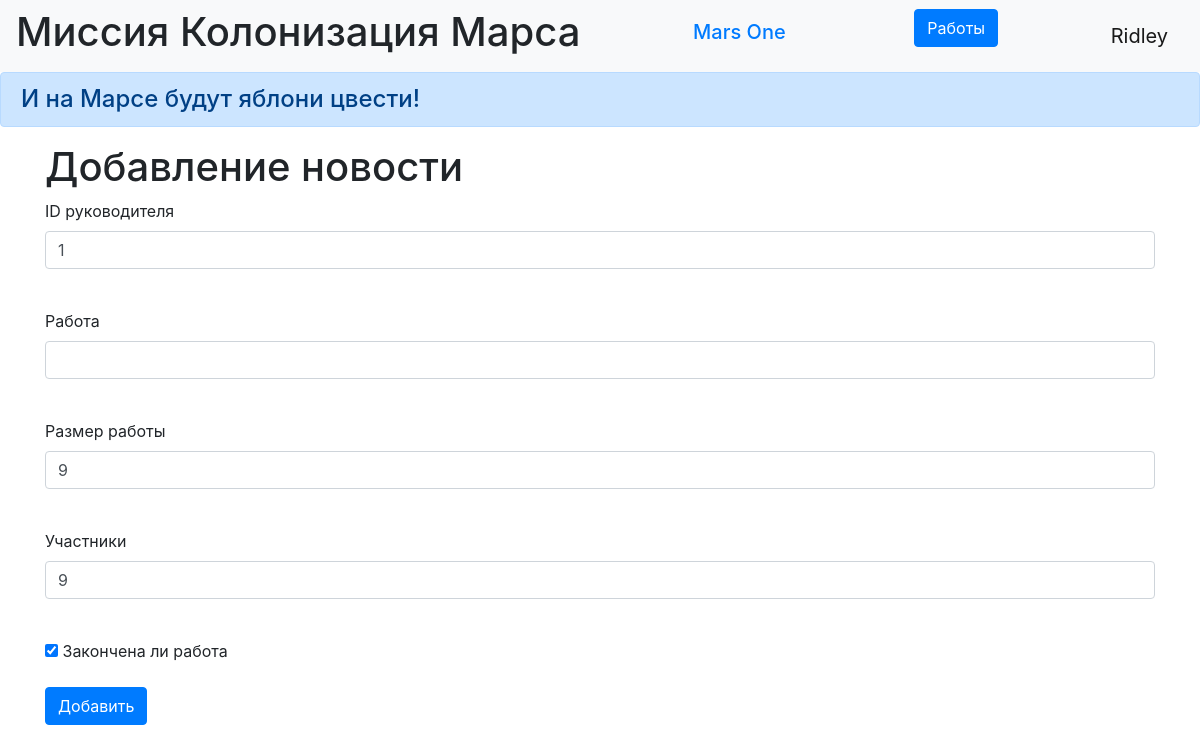
The page /work/13 (signed in) on the database as committed earlier.
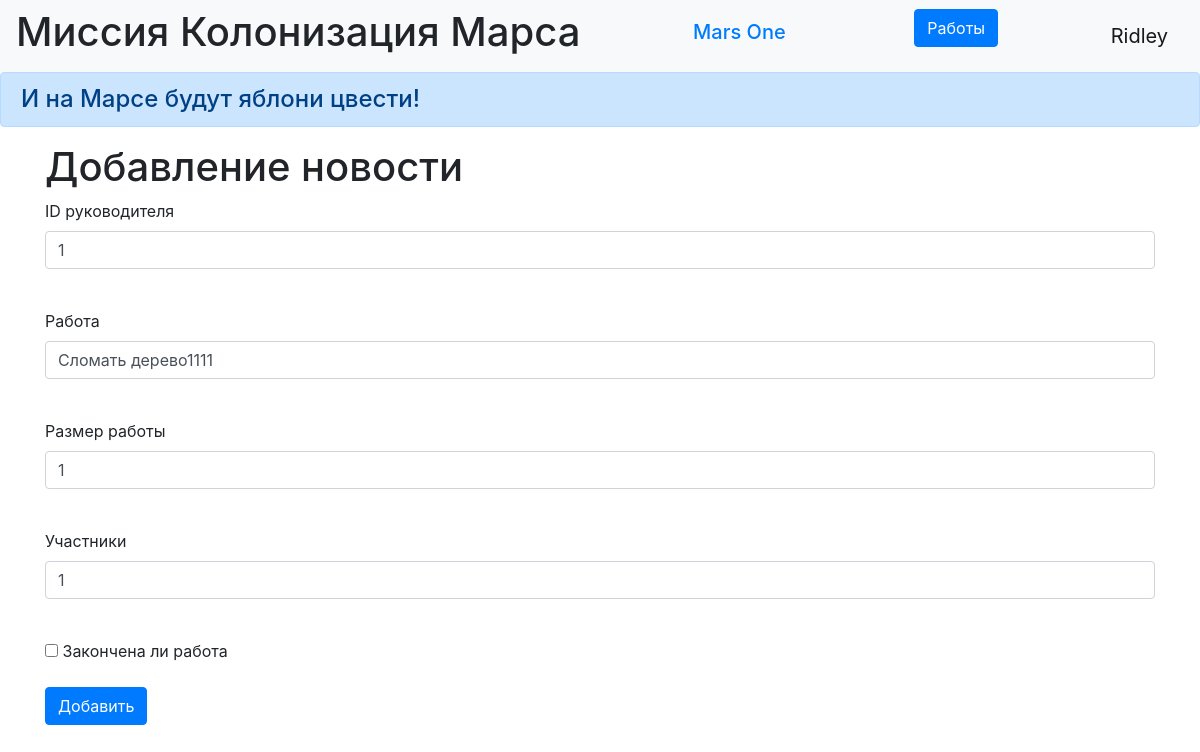
The same page on the database as committed later.
### data/users.py (models this page shows, shortened)
class User(SqlAlchemyBase, UserMixin):
    __tablename__ = 'users'
    id = sqlalchemy.Column(sqlalchemy.Integer,
                           primary_key=True, autoincrement=True)
    surname = sqlalchemy.Column(sqlalchemy.String, nullable=True)
    name = sqlalchemy.Column(sqlalchemy.String, nullable=True)
    age = sqlalchemy.Column(sqlalchemy.Integer, nullable=True)
    position = sqlalchemy.Column(sqlalchemy.String, nullable=True)
    speciality = sqlalchemy.Column(sqlalchemy.String, nullable=True)
    address = sqlalchemy.Column(sqlalchemy.String, nullable=True)
    email = sqlalchemy.Column(sqlalchemy.String,
                              index=True, unique=True, nullable=True)
    hashed_password = sqlalchemy.Column(sqlalchemy.String, nullable=True)
    modified_date = sqlalchemy.Column(sqlalchemy.DateTime,
                                      default=datetime.datetime.now)
    jobs = orm.relationship("Jobs", back_populates='user')

### data/jobs.py (models this page shows, shortened)
class Jobs(SqlAlchemyBase):
    __tablename__ = 'jobs'
    id = sqlalchemy.Column(sqlalchemy.Integer,
                           primary_key=True, autoincrement=True)
    team_leader = sqlalchemy.Column(sqlalchemy.Integer,
                                    sqlalchemy.ForeignKey("users.id"))
    job = sqlalchemy.Column(sqlalchemy.String, nullable=True)
    work_size = sqlalchemy.Column(sqlalchemy.Integer, nullable=True)
    collaborators = sqlalchemy.Column(sqlalchemy.String, nullable=True)
    start_date = sqlalchemy.Column(sqlalchemy.DateTime,
                                   default=datetime.datetime.now)
    end_date = sqlalchemy.Column(sqlalchemy.DateTime,
                                 default=datetime.datetime.now)
    is_finished = sqlalchemy.Column(sqlalchemy.Boolean, default=True)
    user = orm.relationship("User")

### main.py (the view, shortened to what this page needs)
@app.route('/work/<int:id>', methods=['GET', 'POST'])
@login_required
def edit_work(id):
    form = WorksForm()
    if request.method == "GET":
        db_sess = db_session.create_session()
        work = db_sess.query(Jobs).filter(Jobs.id == id,
                                          (Jobs.team_leader == current_user.id) | (current_user.id == 1)
                                          ).first()
        if work:
            form.team_leader.data = work.team_leader
            form.job.data = work.job
            form.work_size.data = work.work_size
            form.collaborators.data = work.work_size
            form.is_finished.data = work.is_finished
        else:
            abort(404)
    return render_template('job_edit.html',
                           title='Редактирование работы',
                           form=form
                           )

### data/works_form.py
class WorksForm(FlaskForm):
    team_leader = IntegerField('ID руководителя', validators=[DataRequired()])
    job = StringField('Работа', validators=[DataRequired()])
    work_size = IntegerField('Размер работы', validators=[DataRequired()])
    collaborators = StringField('Участники', validators=[DataRequired()])
    is_finished = BooleanField('Закончена ли работа', validators=[DataRequired()])
    submit = SubmitField('Добавить')

### data/db_session.py (called while the page is built)
def create_session() -> Session:
    global __factory
    return __factory()

### main.py (called while the page is built)
@login_manager.user_loader
def load_user(user_id):
    db_sess = db_session.create_session()
    return db_sess.query(User).get(user_id)

### templates/job_edit.html (shortened to what this page needs)
{% extends "base.html" %}
{% block content %}
<h1>Добавление новости</h1>
<form action="" method="post">
    <p>
        {{ form.team_leader.label }}<br>
        {{ form.team_leader(class="form-control") }}<br>
    </p>
    <p>
        {{ form.job.label }}<br>
        {{ form.job(class="form-control") }}<br>
    </p>
    <p>
        {{ form.work_size.label }}<br>
        {{ form.work_size(class="form-control") }}<br>
    </p>
    <p>
        {{ form.collaborators.label }}<br>
        {{ form.collaborators(class="form-control") }}<br>
    </p>
    <p>{{ form.is_finished() }} {{ form.is_finished.label }}</p>
    <p>{{ form.submit(type="submit", class="btn btn-primary") }}</p>
</form>
{% endblock %}

### templates/base.html (shortened to what this page needs)
<!doctype html>
<html lang="en">
<head>
    <link rel="stylesheet" href="/static/css/style.css">
    <link rel="stylesheet"
          href="https://stackpath.bootstrapcdn.com/bootstrap/4.4.1/css/bootstrap.min.css"
>
</head>
<body>
<header>
    <nav class="navbar navbar-light bg-light">
        <h1 class="muted-text"> Миссия Колонизация Марса</h1>
        <h1 class="navbar-brand"><a href="#">Mars One</a></h1>
        {% if current_user.is_authenticated %}
        <p>
            <a class="btn btn-primary " href="/jobs">Работы</a>
        </p>
    <a class="navbar-brand" href="/logout">{{ current_user.name }}</a>
{% else %}
    <p>
        <a class="btn btn-primary " href="/register">Зарегистрироваться</a>
        <a class="btn btn-success" href="/login">Войти</a>
    </p>
{% endif %}
    </nav>
    <h4 class="alert alert-primary" role="alert">И на Марсе будут яблони цвести!</h4>
</header>
<main role="main" class="container">
    {% block content %}{% endblock %}
</main>
</body>
</html>

Rows that differ between the two databases and show on the page:
now on this page (row edited): Jobs: team_leader "1", job "Сломать дерево1111", work_size "1", collaborators "1"
Other text that changed with them:
form field team_leader: "1" → (not shown)
form field work_size: "9" → (not shown)
form field collaborators: "9" → (not shown)
form field is_finished: "☑" → (not shown)
